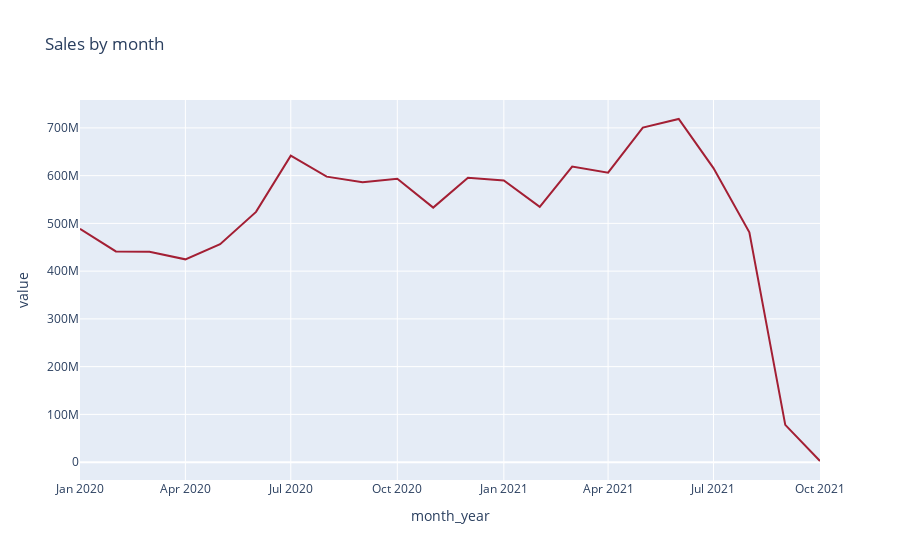

The notebook cell this image was saved under:
### Code cell
fig = px.line(sales_ex_1_month, x="month_year", y="value", title='Sales by month')
fig.update_traces(line_color='#A31F34')
fig.show()

### Figure 1 — Plotly figure (JSON) as saved in the notebook; plotly's stock layout.template omitted (floating-point values rounded to 4 significant figures)
{"data": [{"hovertemplate": "month_year=%{x}<br>value=%{y}<extra></extra>", "legendgroup": "", "line": {"color": "#A31F34", "dash": "solid"}, "marker": {"symbol": "circle"}, "mode": "lines", "name": "", "orientation": "v", "showlegend": false, "type": "scatter", "x": ["2020-01", "2020-02", "2020-03", "2020-04", "2020-05", "2020-06", "2020-07", "2020-08", "2020-09", "2020-10", "2020-11", "2020-12", "2021-01", "2021-02", "2021-03", "2021-04", "2021-05", "2021-06", "2021-07", "2021-08", "2021-09", "2021-10"], "xaxis": "x", "y": [488615675, 441374690, 440594164, 424708477, 456310225, 524120094, 641880823, 597902856, 585939458, 593450784, 533112057, 595458329, 589883897, 534760237, 619067631, 606229751, 700636357, 718648827, 615819862, 481451005, 78121733, 2367671], "yaxis": "y"}], "layout": {"legend": {"tracegroupgap": 0}, "title": {"text": "Sales by month"}, "xaxis": {"anchor": "y", "domain": [0, 1], "title": {"text": "month_year"}}, "yaxis": {"anchor": "x", "domain": [0, 1], "title": {"text": "value"}}}}
